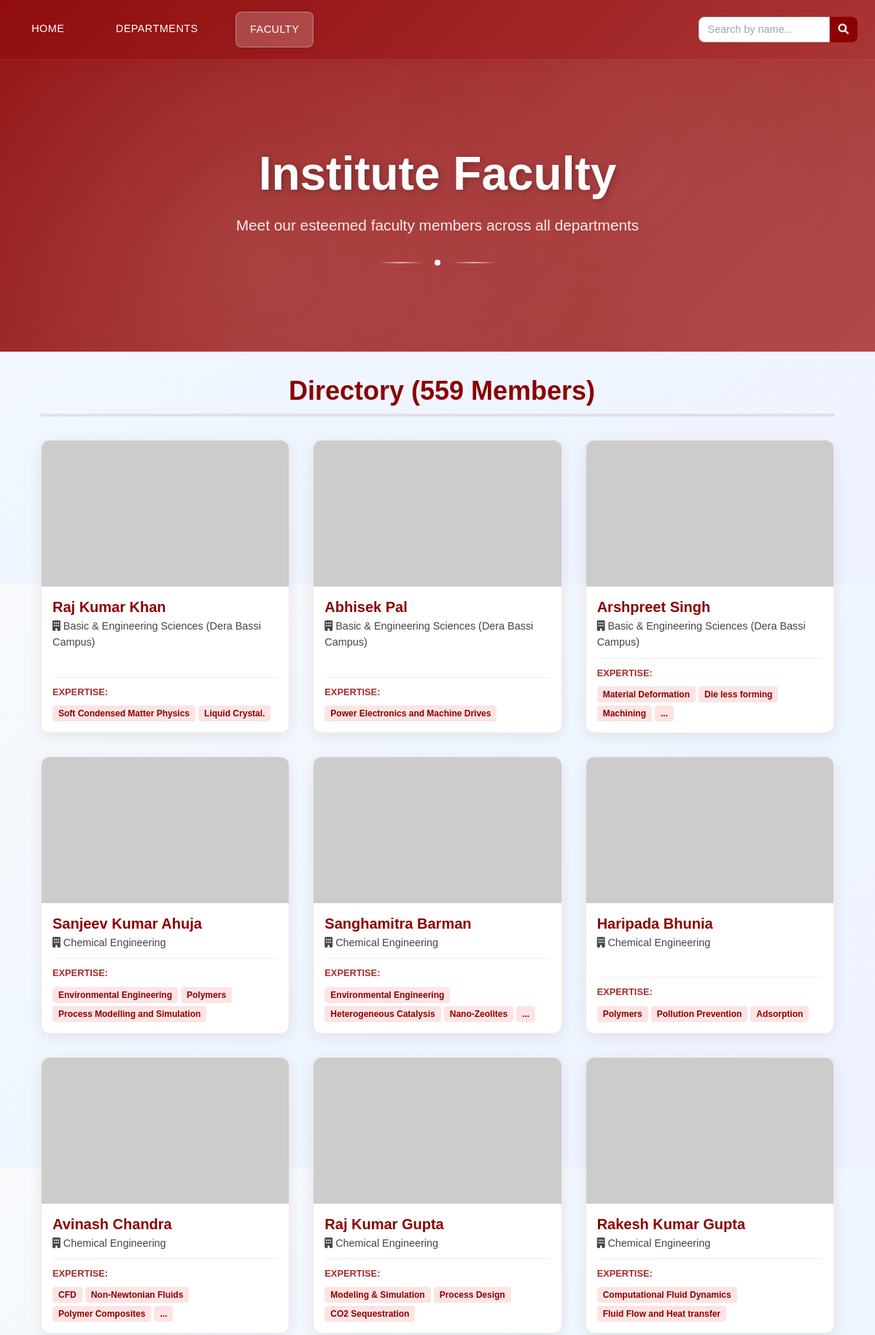
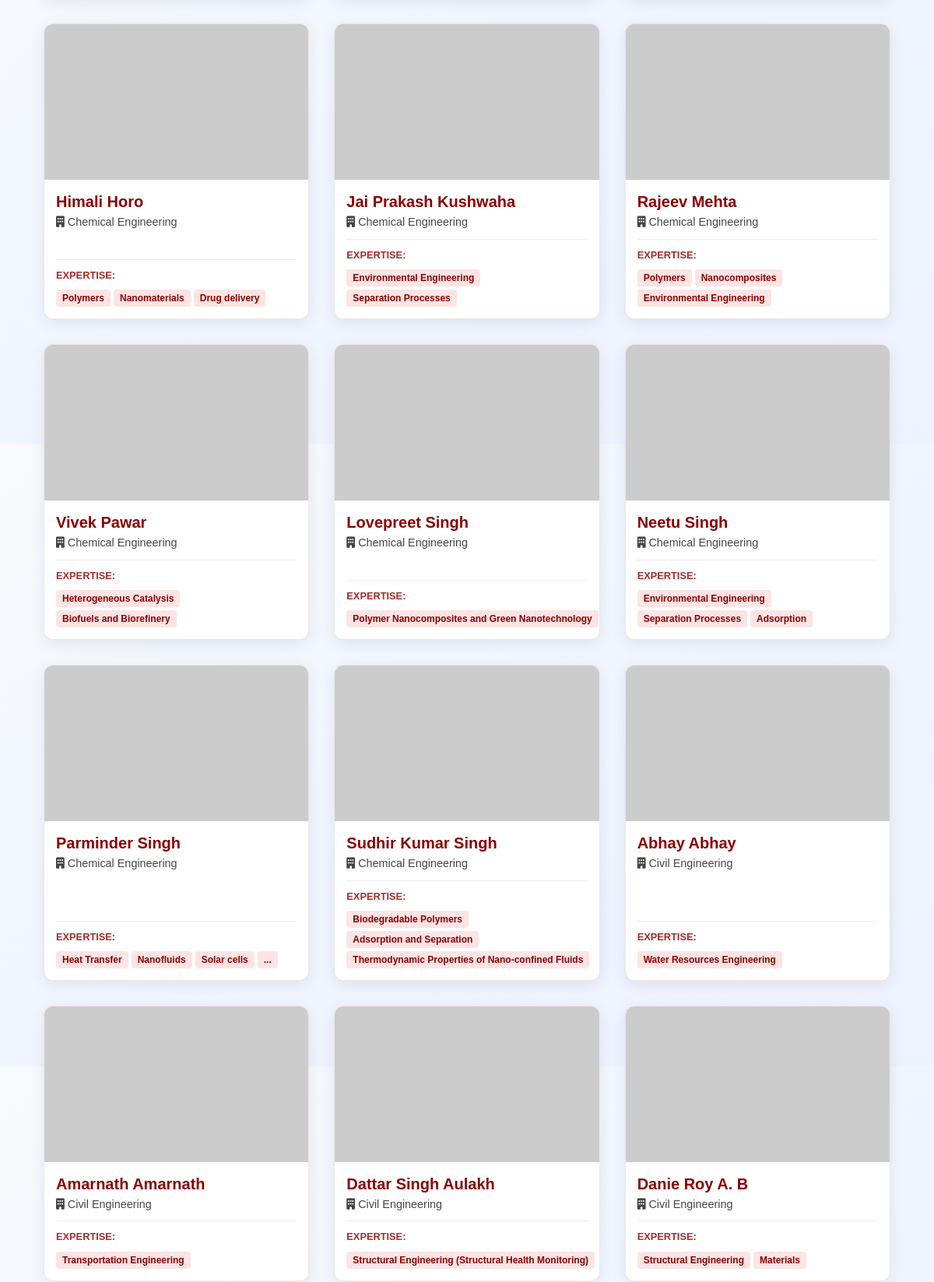
Screenshot of /faculty-member.php (upper part) with the database file from the repository (2 pictures, top to bottom).
### tables this page shows
CREATE TABLE `faculty` (
  `faculty_id` int(11) NOT NULL,
  `first_name` varchar(50) DEFAULT NULL,
  `last_name` varchar(50) DEFAULT NULL,
  `department_id` int(11) DEFAULT NULL,
  `department` varchar(150) DEFAULT NULL,
  `Department_2` int(10) NOT NULL,
  `Department_3` int(10) NOT NULL,
  `email` varchar(150) DEFAULT NULL,
  `password` varchar(255) NOT NULL,
  `expertise` text DEFAULT NULL,
  `is_guide` tinyint(1) DEFAULT NULL,
  `svh_start_time` varchar(20) NOT NULL,
  `svh_end_time` varchar(20) NOT NULL,
  `Image` varchar(200) NOT NULL,
  `CT` varchar(1000) NOT NULL
);

### faculty-member.php (the view, shortened to what this page needs)
<?php
require_once 'db.php';
function e($s) {
    return htmlspecialchars($s ?? '', ENT_QUOTES | ENT_SUBSTITUTE, 'UTF-8');
}
$searchName = filter_input(INPUT_GET, 'search_name', FILTER_SANITIZE_STRING);
$searchCondition = '';
$searchParams = [];
$sql = "
    SELECT
        F.faculty_id, F.first_name, F.last_name, F.email, F.expertise, F.Image, F.department
    FROM Faculty F
    {$searchCondition}
    ORDER BY F.department ASC, F.last_name ASC
";
$stmt = $pdo->prepare($sql);
$stmt->execute($searchParams);
$facultyList = $stmt->fetchAll(PDO::FETCH_ASSOC);
$resultCount = count($facultyList);
?>
<!DOCTYPE html>
<html lang="en">
<head>
  <link href="https://cdn.jsdelivr.net/npm/bootstrap@5.3.2/dist/css/bootstrap.min.css" rel="stylesheet">
  <script src="https://cdn.tailwindcss.com"></script>
  <link rel="stylesheet" href="styles.css">
  <link href="https://cdnjs.cloudflare.com/ajax/libs/font-awesome/6.0.0/css/all.min.css" rel="stylesheet">
  <link href="https://unpkg.com/aos@2.3.1/dist/aos.css" rel="stylesheet">
</head>
<body class="faculty-page-body bg-gradient-to-br from-slate-50 via-blue-50 to-indigo-50">
  <nav class="creative-nav">
    <div class="max-w-7xl mx-auto px-4">
      <div class="flex justify-between items-center py-3 flex-wrap">
        <div class="flex space-x-8">
          <a href="index.php" class="nav-item">HOME</a>
          <a href="department.php" class="nav-item">DEPARTMENTS</a>
          <a href="faculty-member.php" class="nav-item active">FACULTY</a>
        </div>
        <div class="search-form-container">
            <form method="GET" action="faculty-member.php" class="flex">
                <input
                    type="search"
                    name="search_name"
                    placeholder="Search by name..."
                    class="search-input"
                    value="<?php echo e($searchName); ?>"
                >
                <button type="submit" class="search-button">
                    <i class="fas fa-search"></i>
                </button>
            </form>
        </div>
      </div>
    </div>
  </nav>
  <section class="hero-section">
    <div class="hero-content">
      <h1 class="hero-title">Institute Faculty</h1>
      <p class="hero-subtitle">Meet our esteemed faculty members across all departments</p>
      <div class="hero-decoration">
        <div class="decoration-line"></div>
        <div class="decoration-dot"></div>
        <div class="decoration-line"></div>
      </div>
    </div>
  </section>
  <section class="main-content py-8">
    <div class="max-w-7xl mx-auto px-4">
      <h2 class="section-title" data-aos="fade-up">
        <i class="fas fa-users-viewfinder"></i> Directory (<?php echo $resultCount; ?> Members)
      </h2>
      <div class="faculty-grid" id="facultyGrid">
        <?php if (empty($facultyList)): ?>
          <div class="text-center text-muted py-8 col-span-full">
            No faculty members were found matching your search criteria.
          </div>
        <?php else: ?>
          <?php foreach ($facultyList as $faculty):
            $fullName = e($faculty['first_name']) . ' ' . e($faculty['last_name']);
            $imageUrl = $faculty['Image'] ?: 'https://placehold.co/400x300/8B0000/ffffff?text=' . urlencode('No%20Image');
          ?>
            <a href="book-appointment.php?id=<?php echo e($faculty['faculty_id']); ?>" class="faculty-grid-card" data-aos="fade-up" data-aos-delay="100">
                <div class="grid-image-container">
                    <img src="<?php echo $imageUrl; ?>" alt="<?php echo $fullName; ?>" class="grid-image" onerror="this.onerror=null;this.src='https://placehold.co/400x300/CCCCCC/333333?text=Image%20Missing';">
                </div>
                <div class="grid-info">
                    <h3><?php echo $fullName; ?></h3>
                    <div class="department-name">
                        <i class="fas fa-building me-1"></i><?php echo e($faculty['department']); ?>
                    </div>
                    <div class="expertise-section mt-auto">
                        <div class="expertise-title">Expertise:</div>
                        <div>
                            <?php
                            $expertiseList = explode(',', $faculty['expertise']);
                            $count = 0;
                            $displayed_expertises = [];
                            foreach($expertiseList as $exp) {
                                $exp = trim($exp);
                                if ($exp && $count < 3) {
                                    $displayed_expertises[] = e($exp);
                                    $count++;
                                }
                            }
                            echo implode('', array_map(fn($exp) => '<span class="expertise-pill">' . $exp . '</span>', $displayed_expertises));
                            if (count($expertiseList) > 3) {
                                echo '<span class="expertise-pill">...</span>';
                            } elseif (empty($displayed_expertises)) {
                                echo '<span class="text-muted text-sm">N/A</span>';
                            }
                            ?>
                        </div>
                    </div>
                </div>
            </a>
          <?php endforeach; ?>
        <?php endif; ?>
      </div>
    </div>
  </section>
</body>
</html>

### styles.css (style rules this page uses)
* { margin: 0; padding: 0; box-sizing: border-box; }
body { font-family: 'Poppins', -apple-system, BlinkMacSystemFont, 'Segoe UI', Roboto, sans-serif; background: linear-gradient(135deg, #f8fafc 0%, #e0e7ef 50%, #f0f4f8 100%); color: #2d3748; line-height: 1.6; overflow-x: hidden; position: relative; min-height: 100vh; }
.creative-nav { background: linear-gradient(135deg, rgba(139, 0, 0, 0.95) 0%, rgba(165, 42, 42, 0.95) 100%); backdrop-filter: blur(10px); border-bottom: 1px solid rgba(255, 255, 255, 0.1); box-shadow: 0 4px 20px rgba(139, 0, 0, 0.2); position: relative; overflow: hidden; }
.creative-nav::before { content: ''; position: absolute; top: 0; left: -100%; width: 100%; height: 100%; background: linear-gradient(90deg, transparent, rgba(255, 255, 255, 0.1), transparent); animation: navShimmer 8s infinite; }
.nav-item { color: white; text-decoration: none; font-weight: 500; font-size: 0.9rem; padding: 0.8rem 1.2rem; border-radius: 8px; transition: all 0.3s cubic-bezier(0.4, 0, 0.2, 1); position: relative; overflow: hidden; letter-spacing: 0.5px; white-space: nowrap; flex-shrink: 0; }
.nav-item::before { content: ''; position: absolute; top: 0; left: -100%; width: 100%; height: 100%; background: linear-gradient(90deg, transparent, rgba(255, 255, 255, 0.2), transparent); transition: left 0.5s ease; }
.nav-item.active { background: rgba(255, 255, 255, 0.2); border: 1px solid rgba(255, 255, 255, 0.3); box-shadow: 0 2px 8px rgba(0, 0, 0, 0.1); }
.hero-section { position: relative; height: 400px; background: linear-gradient(135deg, rgba(139, 0, 0, 0.9) 0%, rgba(165, 42, 42, 0.85) 100%); display: flex; align-items: center; justify-content: center; overflow: hidden; }
.hero-section::before { content: ''; position: absolute; top: 0; left: 0; right: 0; bottom: 0; background: radial-gradient(circle at 30% 70%, rgba(255, 255, 255, 0.1) 0%, transparent 50%), radial-gradient(circle at 70% 30%, rgba(255, 255, 255, 0.05) 0%, transparent 50%); animation: heroGlow 10s ease-in-out infinite; }
.hero-content { text-align: center; color: white; z-index: 2; position: relative; }
.hero-title { font-size: 4rem; font-weight: 800; margin-bottom: 1rem; text-shadow: 2px 2px 8px rgba(0, 0, 0, 0.3); animation: titleFloat 6s ease-in-out infinite; }
.hero-subtitle { font-size: 1.3rem; font-weight: 400; opacity: 0.9; margin-bottom: 2rem; animation: fadeInUp 1s ease-out 0.5s both; }
.hero-decoration { display: flex; align-items: center; justify-content: center; gap: 1rem; margin-top: 2rem; }
.decoration-line { width: 60px; height: 2px; background: linear-gradient(90deg, transparent, rgba(255, 255, 255, 0.6), transparent); animation: lineGlow 3s ease-in-out infinite; }
.decoration-dot { width: 8px; height: 8px; background: white; border-radius: 50%; animation: dotPulse 2s ease-in-out infinite; }
.main-content { padding: 4rem 2rem; max-width: 1200px; margin: 0 auto; width: 100%; }
.section-title { font-size: 2.5rem; font-weight: 700; color: #8B0000; margin-bottom: 3rem; display: flex; align-items: center; justify-content: center; gap: 1rem; }
[data-aos] { opacity: 0; transform: translateY(30px); transition: all 0.6s ease; }
[data-aos].aos-animate { opacity: 1; transform: translateY(0); }

### rows the page displays
faculty: fullName "Raj Kumar Khan", department "Basic & Engineering Sciences (Dera Bassi Campus)", expertise "Soft Condensed Matter Physics Liquid Crystal."
faculty: fullName "Abhisek Pal", department "Basic & Engineering Sciences (Dera Bassi Campus)", expertise "Power Electronics and Machine Drives"
faculty: fullName "Arshpreet Singh", department "Basic & Engineering Sciences (Dera Bassi Campus)", displayed_expertises "Material Deformation Die less forming Machining"
faculty: fullName "Sanjeev Kumar Ahuja", department "Chemical Engineering", expertise "Environmental Engineering Polymers Process Modelling and Simulation"
faculty: fullName "Sanghamitra Barman", department "Chemical Engineering", displayed_expertises "Environmental Engineering Heterogeneous Catalysis Nano-Zeolites"
faculty: fullName "Haripada Bhunia", department "Chemical Engineering", expertise "Polymers Pollution Prevention Adsorption"
faculty: fullName "Avinash Chandra", department "Chemical Engineering", displayed_expertises "CFD Non-Newtonian Fluids Polymer Composites"
faculty: fullName "Raj Kumar Gupta", department "Chemical Engineering", expertise "Modeling & Simulation Process Design CO2 Sequestration"
faculty: fullName "Rakesh Kumar Gupta", department "Chemical Engineering", expertise "Computational Fluid Dynamics Fluid Flow and Heat transfer"
faculty: fullName "Himali Horo", department "Chemical Engineering", expertise "Polymers Nanomaterials Drug delivery"
faculty: fullName "Jai Prakash Kushwaha", department "Chemical Engineering", expertise "Environmental Engineering Separation Processes"
faculty: fullName "Rajeev Mehta", department "Chemical Engineering", expertise "Polymers Nanocomposites Environmental Engineering"
faculty: fullName "Vivek Pawar", department "Chemical Engineering", expertise "Heterogeneous Catalysis Biofuels and Biorefinery"
faculty: fullName "Lovepreet Singh", department "Chemical Engineering", expertise "Polymer Nanocomposites and Green Nanotechnology"
faculty: fullName "Neetu Singh", department "Chemical Engineering", expertise "Environmental Engineering Separation Processes Adsorption"
faculty: fullName "Parminder Singh", department "Chemical Engineering", displayed_expertises "Heat Transfer Nanofluids Solar cells"
faculty: fullName "Sudhir Kumar Singh", department "Chemical Engineering", expertise "Biodegradable Polymers Adsorption and Separation Thermodynamic Properties of Nano-confined Fluids"
faculty: fullName "Abhay Abhay", department "Civil Engineering", expertise "Water Resources Engineering"
faculty: fullName "Amarnath Amarnath", department "Civil Engineering", expertise "Transportation Engineering"
faculty: fullName "Dattar Singh Aulakh", department "Civil Engineering", expertise "Structural Engineering (Structural Health Monitoring)"
faculty: fullName "Danie Roy A. B", department "Civil Engineering", expertise "Structural Engineering Materials"

### other values shown
$resultCount "559"
